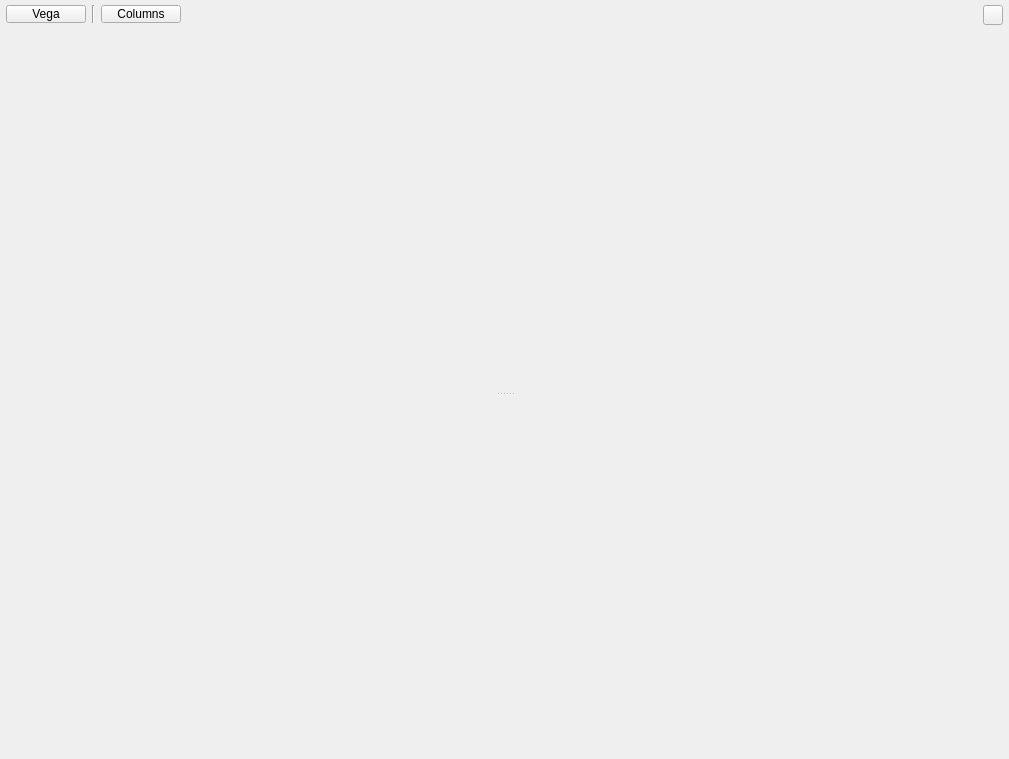
<?xml version="1.0" encoding="UTF-8"?>
<ui version="4.0">
 <class>rgIsaDisassemblyView</class>
 <widget class="QWidget" name="rgIsaDisassemblyView">
  <property name="geometry">
   <rect>
    <x>0</x>
    <y>0</y>
    <width>1009</width>
    <height>759</height>
   </rect>
  </property>
  <property name="minimumSize">
   <size>
    <width>200</width>
    <height>0</height>
   </size>
  </property>
  <property name="windowTitle">
   <string>Form</string>
  </property>
  <layout class="QVBoxLayout" name="verticalLayout">
   <property name="spacing">
    <number>0</number>
   </property>
   <property name="leftMargin">
    <number>0</number>
   </property>
   <property name="topMargin">
    <number>0</number>
   </property>
   <property name="rightMargin">
    <number>0</number>
   </property>
   <property name="bottomMargin">
    <number>0</number>
   </property>
   <item>
    <layout class="QHBoxLayout" name="horizontalLayout">
     <property name="leftMargin">
      <number>0</number>
     </property>
     <item>
      <widget class="QFrame" name="viewTitlebar">
       <property name="minimumSize">
        <size>
         <width>40</width>
         <height>28</height>
        </size>
       </property>
       <property name="maximumSize">
        <size>
         <width>16777215</width>
         <height>28</height>
        </size>
       </property>
       <layout class="QHBoxLayout" name="horizontalLayout_2">
        <property name="spacing">
         <number>6</number>
        </property>
        <property name="leftMargin">
         <number>6</number>
        </property>
        <property name="topMargin">
         <number>5</number>
        </property>
        <property name="rightMargin">
         <number>6</number>
        </property>
        <property name="bottomMargin">
         <number>5</number>
        </property>
        <item>
         <widget class="ArrowIconWidget" name="targetGpuPushButton">
          <property name="minimumSize">
           <size>
            <width>55</width>
            <height>0</height>
           </size>
          </property>
          <property name="maximumSize">
           <size>
            <width>225</width>
            <height>16777215</height>
           </size>
          </property>
          <property name="text">
           <string>Vega</string>
          </property>
         </widget>
        </item>
        <item>
         <widget class="Line" name="line_dropdown_separator_1">
          <property name="orientation">
           <enum>Qt::Vertical</enum>
          </property>
         </widget>
        </item>
        <item>
         <widget class="ArrowIconWidget" name="columnVisibilityArrowPushButton">
          <property name="minimumSize">
           <size>
            <width>80</width>
            <height>0</height>
           </size>
          </property>
          <property name="maximumSize">
           <size>
            <width>225</width>
            <height>16777215</height>
           </size>
          </property>
          <property name="styleSheet">
           <string notr="true"/>
          </property>
          <property name="text">
           <string>Columns</string>
          </property>
         </widget>
        </item>
        <item>
         <spacer name="horizontalSpacer">
          <property name="orientation">
           <enum>Qt::Horizontal</enum>
          </property>
          <property name="sizeHint" stdset="0">
           <size>
            <width>40</width>
            <height>20</height>
           </size>
          </property>
         </spacer>
        </item>
        <item>
         <widget class="QPushButton" name="viewMaximizeButton">
          <property name="minimumSize">
           <size>
            <width>20</width>
            <height>20</height>
           </size>
          </property>
          <property name="maximumSize">
           <size>
            <width>20</width>
            <height>20</height>
           </size>
          </property>
          <property name="text">
           <string/>
          </property>
         </widget>
        </item>
       </layout>
      </widget>
     </item>
    </layout>
   </item>
   <item>
    <widget class="QSplitter" name="verticalSplitterWidget">
     <property name="orientation">
      <enum>Qt::Vertical</enum>
     </property>
     <widget class="QStackedWidget" name="disassemblyTableHostWidget"/>
     <widget class="QStackedWidget" name="resourceUsageHostStackedWidget"/>
    </widget>
   </item>
  </layout>
 </widget>
 <customwidgets>
  <customwidget>
   <class>ArrowIconWidget</class>
   <extends>QPushButton</extends>
   <header location="global">../../QtCommon/CustomWidgets/ArrowIconWidget.h</header>
   <container>1</container>
  </customwidget>
 </customwidgets>
 <resources/>
 <connections/>
</ui>
